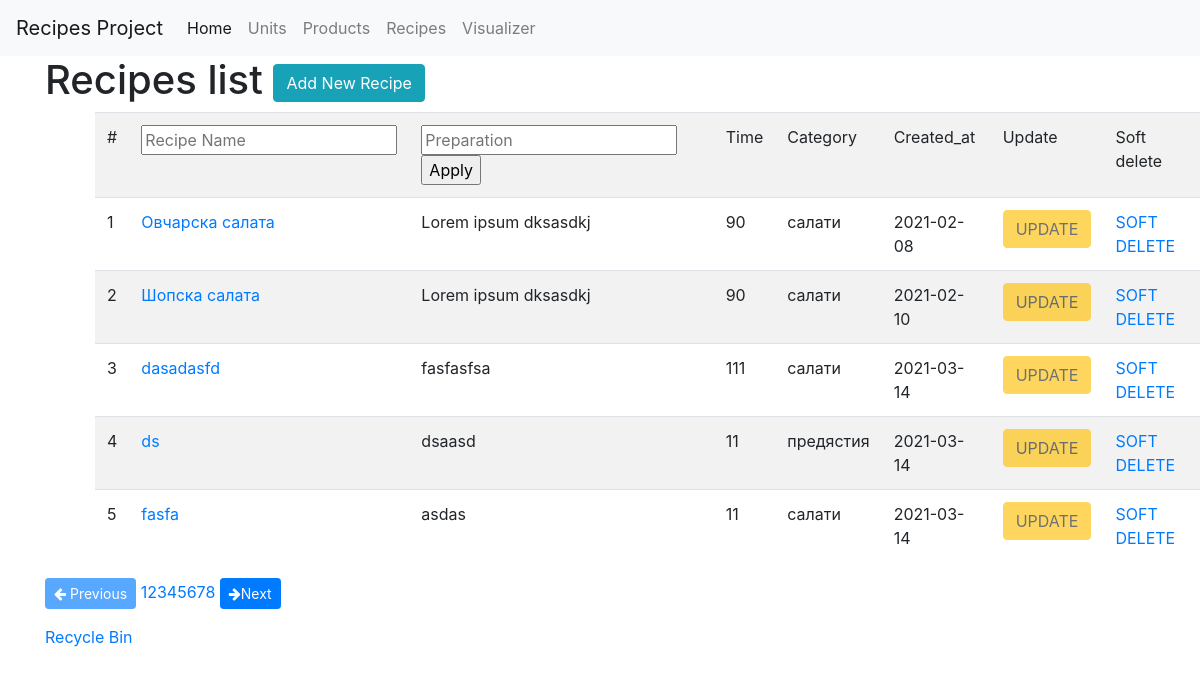
Page /crud_project_from_lecture/cruds/recipes/index.php on the committed database.
### tables this page shows
CREATE TABLE `recipes` (
  `recipe_id` int(11) NOT NULL,
  `recipe_name` varchar(250) NOT NULL,
  `prep_description` text NOT NULL,
  `prep_time` int(4) NOT NULL,
  `recipe_category_id` int(11) DEFAULT NULL,
  `date_created` date NOT NULL,
  `date_deleted` datetime DEFAULT NULL
);

CREATE TABLE `recipe_categories` (
  `recipe_category_id` int(11) NOT NULL,
  `recipe_category_name` varchar(100) NOT NULL,
  `date_deleted` date DEFAULT NULL,
  `date_created` date DEFAULT NULL
);

### crud_project_from_lecture/cruds/recipes/index.php (the view, shortened to what this page needs)
<?php
$results_per_page = 5;
if (isset($_GET['page'])) {
	$page = $_GET['page'];
} else {
	$page = 1;
}
$filter = '';
$filters_link_for_pagination = '';
$get_total_records_query = "SELECT COUNT(recipe_id) as count FROM recipes a WHERE date_deleted IS NULL $filter";
$result = mysqli_query($conn, $get_total_records_query);
$total_rows = mysqli_fetch_array($result);
$total_rows = $total_rows[0];
$offset = ($page - 1) * $results_per_page;
$pagination_string = '';
if ($total_rows > $results_per_page) {
	$pagination_string = "ORDER BY a.recipe_name ASC LIMIT $results_per_page OFFSET $offset";
}
$read_query = "SELECT a.recipe_id,a.recipe_name, a.prep_description, a.prep_time, b.recipe_category_name, a.date_created FROM recipes a left join recipe_categories b on a.recipe_category_id = b.recipe_category_id where a.date_deleted is null $filter $pagination_string";
$result = mysqli_query($conn, $read_query);
$max_pages = ceil($total_rows / $results_per_page);
if (mysqli_num_rows($result) > 0) {
	?>
    <h1>Recipes list <span><a href="create.php" class="btn btn-info">Add New Recipe</a></span></h1>
    <table style="margin-left: 50px" class="table table-striped">
        <tr>
            <form method="get" action="index.php">
                <td>#</td>
                <td>
                    <input type="text" name="recipe_name" value="" placeholder="Recipe Name"></td>
                <td>
                    <input type="text" name="prep_description" value="" placeholder="Preparation">
                    <input type="submit" value="Apply">
                </td>
                <td>Time</td>
                <td>Category</td>
                <td>Created_at</td>
                <td>Update</td>
                <td>Soft delete</td>
            </form>
        </tr>
		<?php
		$num = 1;
		while ($row = mysqli_fetch_assoc($result)) {
			?>
            <tr>
                <td><?= $num++ ?></td>
                <td>
                    <a href="view.php?id=<?= $row['recipe_id'] ?>&name=<?= $row['recipe_name'] ?>">
						<?= $row['recipe_name'] ?>
                    </a>
                </td>
                <td><?= $row['prep_description'] ?></td>
                <td><?= $row['prep_time'] ?></td>
                <td><?= $row['recipe_category_name'] ?></td>
                <td><?= $row['date_created'] ?></td>
                <td><a href="update.php?id=<?= $row['recipe_id'] ?>" class="btn btn-warning disabled">UPDATE</a></td>
                <td><a href="soft_delete.php?id=<?= $row['recipe_id'] ?>">SOFT DELETE</a></td>
            </tr>
			<?php
		}
		?>
    </table>
    <p>
		<?php
		if ($page > 1) {
			echo "<a class='btn btn-primary btn-sm " . (($page == 1) ? 'disabled' : '') . "' href='index.php?page=" . ($page - 1) . $filters_link_for_pagination . "'><i class='fa fa-arrow-left' aria-hidden='true'></i> Previous</a>";
		} else {
			echo "<a class='btn btn-primary btn-sm " . (($page == 1) ? 'disabled' : '') . "' href='index.php?page=1" . $filters_link_for_pagination . "'><i class='fa fa-arrow-left' aria-hidden='true'></i> Previous</a>";
		}
		?>
		<?php
		for ($i = 1; $i <= $max_pages; $i++) {
			echo "<a href='index.php?page=$i" . $filters_link_for_pagination . "'>$i</a>";
		}
		?>
        <a class="btn btn-sm btn-primary <?= ($page >= $max_pages) ? 'disabled' : '' ?>"
           href="index.php?page=<?= ($page < $max_pages) ? (($page + 1) . $filters_link_for_pagination) : $page . $filters_link_for_pagination ?>"><i
                    class='fa fa-arrow-right' aria-hidden='true'></i>Next</a>
    </p>
    <a href="recycle_bin.php">Recycle Bin</a>
	<?php
} else {
	die('No Results!');
	if (mysqli_error($conn)) {
		echo "error: " . mysqli_error($conn);
	}
}
?>

### rows in the picture
recipes: recipe_name "Овчарска салата", prep_description "Lorem ipsum dksasdkj", prep_time "90", recipe_category.recipe_category_name "салати", date_created "2021-02-08"
recipes: recipe_name "Шопска салата", prep_description "Lorem ipsum dksasdkj", prep_time "90", recipe_category.recipe_category_name "салати", date_created "2021-02-10"
recipes: recipe_name "dasadasfd", prep_description "fasfasfsa", prep_time "111", recipe_category.recipe_category_name "салати", date_created "2021-03-14"
recipes: recipe_name "ds", prep_description "dsaasd", prep_time "11", recipe_category.recipe_category_name "предястия", date_created "2021-03-14"
recipes: recipe_name "fasfa", prep_description "asdas", prep_time "11", recipe_category.recipe_category_name "салати", date_created "2021-03-14"
